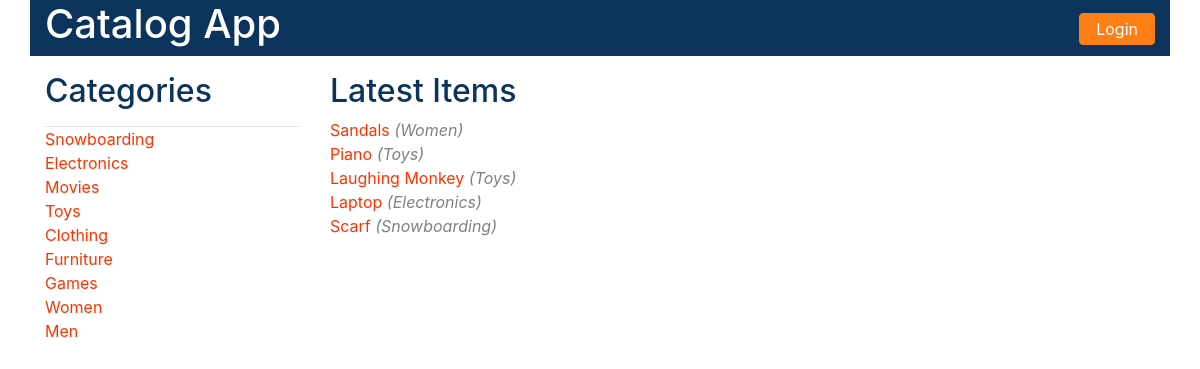
Page /catalog/ on the committed database.
### models.py (models this page shows, shortened)
class Category(Base):
    __tablename__ = 'category'
    id = Column(Integer, primary_key=True)
    name = Column(String(250))
    user_id = Column(Integer, ForeignKey('user.id'))
    user = relationship(User)

class Item(Base):
    __tablename__ = 'item'
    id = Column(Integer, primary_key=True)
    name = Column(String(250))
    description = Column(String(1500))
    category_id = Column(Integer, ForeignKey('category.id'))
    user_id = Column(Integer, ForeignKey('user.id'))
    category = relationship(Category)
    user = relationship(User)

### catalogViews.py (the view)
@app.route('/')
@app.route('/catalog/')
def show_categories():
    try:
        categories = session.query(Category).all()
        latestItems = session.query(Item.name.label('itemName'),
                                    Category.name.label('categoryName')
                                    ).filter(Item.category_id == Category.id
                                             ).order_by(Item.id.desc()
                                                        ).limit(5)
    except:
        print("show_categories: Exception communicating with the database.")
    if 'username' not in login_session or 'username' is None:
        return render_template('public_catalog.html',
                               categories=categories, latestItems=latestItems)
    else:
        return render_template('catalog.html',
                               categories=categories, latestItems=latestItems)

### templates/public_catalog.html (shortened to what this page needs)
<!DOCTYPE html>
<html lang="en">
<head>
    <link rel="stylesheet" href="{{ url_for('static', filename='css/bootstrap.css') }}">
    <link rel="stylesheet" href="{{ url_for('static', filename='css/style.css') }}">
</head>
<body>
<main class="container">
    <header class="row">
        <h1 class="col-md-4 text-left"><a href="{{url_for('show_categories')}}" style="color:white">Catalog App</a></h1>
        <div class="col-md-6"></div>
        <div class="col-md-2 text-right">
            {% if not session['username'] %}
            <form method="GET" action="{{url_for('showLogin')}}">
                <button type="submit" class="text-center btn btn-default login">Login</button>
            </form>
            {% endif %}
        </div>
    </header>
    <section class="row vdivide">
        <sidebar class="col-md-3">
            <h2>Categories</h2>
            <form action="#" method="POST">
                <hr/>
                <ul class="text-left">
                    {% for category in categories %}
                    <li>
                        <a
                                href="{{url_for('show_category_items', category_name = category.name)}}"><span
                                class="item-category">{{category.name}}</span>
                        </a>
                    </li>
                    {% endfor %}
                </ul>
            </form>
        </sidebar>
        <section class="col-md-9 items">
            <h2>Latest Items</h2>
            <ul class="text-left">
                {% for item in latestItems %}
                <li>
                    <a href="{{url_for('show_item', category_name = item.categoryName, item_name = item.itemName)}}"><span
                            class="item-category">{{item.itemName}}</span></a>
                    <span class="latest-category">({{item.categoryName}})</span>
                </li>
                {% endfor %}
            </ul>
        </section>
    </section>
</main>
</body>
</html>

### static/css/style.css (style rules this page uses)
.latest-category { color: gray; font-style: italic; }
.item-category { color: #ff3300; }
h2 { color: #0b335c; }
hr { margin: 1em 0 0 0; }
section { margin-top: 1em; }
section.items { margin-top: 0; }
header { background-color: #0b335c; }
ul { list-style: none; padding-left: 0px; }
.login { background-color: #fd7e14; border-color: #fd7e14; margin: 0.8em 0 0.5em 0; padding: 0.2em 1em 0.2em 1em; color: white; }

### rows in the picture
Category: name "Snowboarding"
Category: name "Electronics"
Category: name "Movies"
Category: name "Toys"
Category: name "Clothing"
Category: name "Furniture"
Category: name "Games"
Category: name "Women"
Category: name "Men"
Item: itemName "Sandals", categoryName "Women"
Item: itemName "Piano", categoryName "Toys"
Item: itemName "Laughing Monkey", categoryName "Toys"
Item: itemName "Laptop", categoryName "Electronics"
Item: itemName "Scarf", categoryName "Snowboarding"
